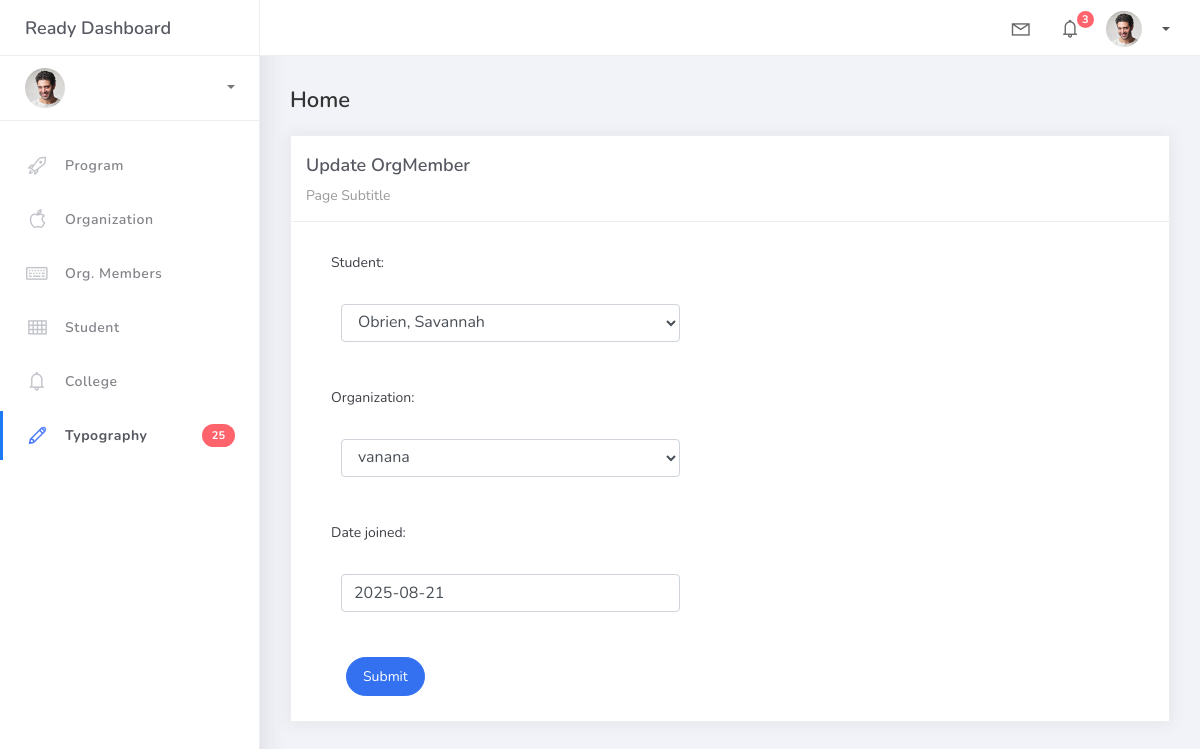
The app's page /orgmember_list/12 with its own data.
### studentorg/models.py (models this page shows, shortened)
class BaseModel(models.Model):
    created_at = models.DateTimeField(auto_now_add=True, db_index=True)
    updated_at = models.DateTimeField(auto_now=True)
    class Meta:
        abstract = True

class OrgMember(BaseModel):
    student = models.ForeignKey(Student, on_delete=models.CASCADE)
    organization = models.ForeignKey(Organization, on_delete=models.CASCADE)
    date_joined = models.DateField()

### studentorg/views.py (the view)
# urls.py: path("orgmember_list/<pk>", views.OrgMemberUpdateView.as_view(), name="orgmember-update"),
class OrgMemberUpdateView(UpdateView):
    model = OrgMember
    form_class = OrgMemberForm
    template_name = 'orgmember_form.html'
    success_url = reverse_lazy('orgmember-list')

### studentorg/forms.py
class OrgMemberForm(ModelForm):
    class Meta:
        model = OrgMember
        fields = "__all__"

### studentorg/models.py (called while the page is built)
    def __str__(self):
        return self.name

    def __str__(self):
        return f"{self.lastname}, {self.firstname}"

### templates/orgmember_form.html (shortened to what this page needs)
{% extends 'base.html' %}
{% load static %}
{% block content %}
<div class="content">
    <div class="container-fluid">
        <h4 class="page-title">Home</h4>
        <div class="row">
            <div class="col-md-12">
                <div class="card">
                    <div class="card-header">
                        <div class="card-title">
                            {% if object %}
                                Update OrgMember
                            {% else %}
                                Add New OrgMember
                            {% endif %}
                        </div>
                        <div class="card-category">Page Subtitle</div>
                    </div>
                    <div class="col-md-6">
                        <div class="card-body">
                            <form action="" method="post" novalidate>
                                {% include 'includes/form.html' %}
                                <div class="form-group">
                                    <div class="col-md-12 col-sm-3">
                                        <button type="submit" class="btn btn-primary btn-rounded">
                                            Submit
                                        </button>
                                    </div>
                                </div>
                            </form>
                        </div>
                    </div>
                </div>
            </div>
        </div>
    </div>
</div>
{% endblock %}

### templates/includes/form.html (shortened to what this page needs)
{% load widget_tweaks %}
{% for field in form %}
  <div class="field item form-group">
    <label>{{ field.label_tag }}</label>
    <div class="form-group">
      {% render_field field class="form-control" %}
    </div>
  </div>
{% endfor %}

### records on screen
OrgMember: student "Obrien, Savannah" "vanana" "2025-08-21"

### other values on screen
{{ field.label_tag }} "Student:" "Organization:" "Date joined:"
